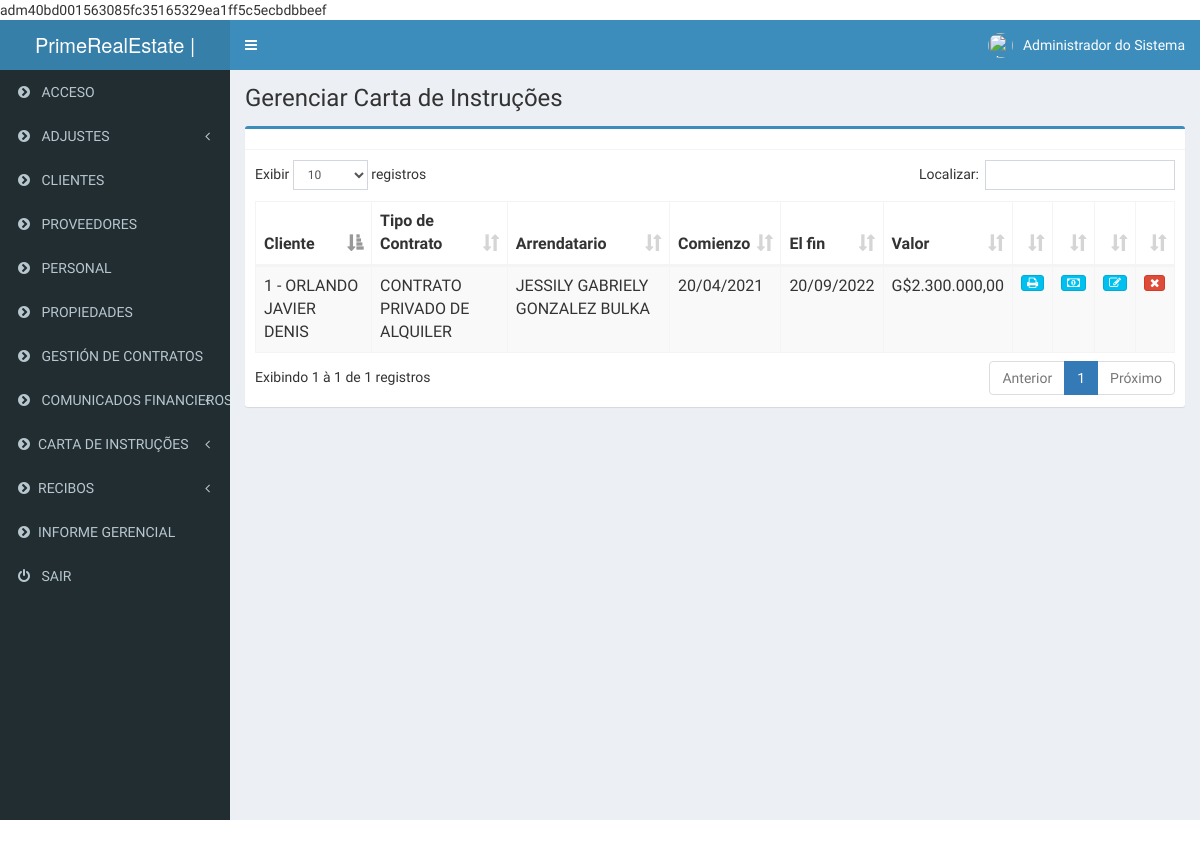
The page /gerenciar_cartas_pagamento.php (signed in) on the database its author committed.
### tables this page shows
CREATE TABLE IF NOT EXISTS `contratos` (
  `id_contrato` int(11) NOT NULL AUTO_INCREMENT,
  `cliente_contrato` int(11) DEFAULT NULL,
  `imovel_contrato` int(11) DEFAULT NULL,
  `tipo_contrato` int(11) DEFAULT NULL,
  `cliente_locatario` int(11) DEFAULT NULL,
  `inicio_vigencia_contrato` date DEFAULT NULL,
  `fim_vigencia_contrato` date DEFAULT NULL,
  `tipo_moeda_contrato` int(11) DEFAULT NULL,
  `valor_total_contrato` float(10,2) DEFAULT NULL,
  `qtd_parcelas_contrato` int(11) DEFAULT NULL,
  `valor_parcela_contrato` float(10,2) DEFAULT NULL,
  `garantia_contrato` float(10,2) DEFAULT NULL,
  `taxa_adm_contrato` float(10,2) DEFAULT NULL,
  `comissao_contrato` float(10,2) DEFAULT NULL,
  `data_contrato` date DEFAULT NULL,
  PRIMARY KEY (`id_contrato`)
);

CREATE TABLE IF NOT EXISTS `clientes` (
  `id_cliente` int(11) NOT NULL AUTO_INCREMENT,
  `cliente_tipo` int(11) NOT NULL DEFAULT '0',
  `enquadramento_cliente` int(11) NOT NULL DEFAULT '0',
  `nome_cliente` varchar(200) DEFAULT NULL,
  `data_nascimento_cliente` date DEFAULT NULL,
  `estado_civil_cliente` varchar(200) DEFAULT NULL,
  `cpf_cnpj_cliente` varchar(15) DEFAULT NULL,
  `rg_ci_cliente` varchar(15) DEFAULT NULL,
  `endereco_cliente` varchar(200) DEFAULT NULL,
  `numero_cliente` varchar(10) DEFAULT NULL,
  `bairro_cliente` varchar(50) DEFAULT NULL,
  `cidade_cliente` varchar(50) DEFAULT NULL,
  `estado_cliente` varchar(50) DEFAULT NULL,
  `pais_cliente` varchar(50) DEFAULT NULL,
  `contato_cliente` varchar(50) DEFAULT NULL,
  `contato_cliente2` varchar(50) DEFAULT NULL,
  `whatsapp_cliente` varchar(50) DEFAULT NULL,
  `instagram_cliente` varchar(100) DEFAULT NULL,
  `email_cliente` varchar(50) DEFAULT NULL,
  `observacao_cliente` mediumtext,
  `resp_contrato_cliente` varchar(100) DEFAULT NULL,
  `adm_cliente` varchar(100) DEFAULT NULL,
  `data_nascimento_resp_contrato` date DEFAULT NULL,
  `rg_resp_contrato` varchar(50) DEFAULT NULL,
  `whatsapp_resp_contrato` varchar(50) DEFAULT NULL,
  `email_resp_contrato` varchar(50) DEFAULT NULL,
  `instagram_resp_contrato` varchar(50) DEFAULT NULL,
  `genero_cliente`varchar(1)  DEFAULT NULL,
  PRIMARY KEY (`id_cliente`)
);

CREATE TABLE IF NOT EXISTS `tipo_contrato` (
  `id_tipo_contrato` int(11) NOT NULL AUTO_INCREMENT,
  `desc_tipo_contrato` varchar(50) DEFAULT NULL,
  PRIMARY KEY (`id_tipo_contrato`)
);

CREATE TABLE IF NOT EXISTS `tipo_moeda` (
  `id_moeda` int(11) NOT NULL AUTO_INCREMENT,
  `sigla_moeda` varchar(10) DEFAULT NULL,
  `desc_moeda` varchar(50) DEFAULT NULL,
  `simbolo_moeda` varchar(50) DEFAULT NULL,
  PRIMARY KEY (`id_moeda`)
);

### include/funcoes.php (called while the page is built, shortened)
<?php
function databr($datasql)
{
	if (!empty($datasql)) {
		$p_dt = explode('-', $datasql);
		$data_br = $p_dt[2] . '/' . $p_dt[1] . '/' . $p_dt[0];
		return $data_br;
	}
}

### gerenciar_cartas_pagamento.php (the view, shortened to what this page needs)
<?php
include 'valida_session.php';
?>
<!DOCTYPE html>
<html>
<head>
  <link rel="stylesheet" href="bower_components/bootstrap/dist/css/bootstrap.min.css">
  <link rel="stylesheet" href="bower_components/font-awesome/css/font-awesome.min.css">
  <link rel="stylesheet" href="bower_components/Ionicons/css/ionicons.min.css">
  <link rel="stylesheet" href="dist/css/AdminLTE.min.css">
  <link rel="stylesheet" href="dist/css/skins/_all-skins.min.css">
  <link rel="stylesheet" href="bower_components/morris.js/morris.css">
  <link rel="stylesheet" href="bower_components/jvectormap/jquery-jvectormap.css">
  <link rel="stylesheet" href="bower_components/bootstrap-datepicker/dist/css/bootstrap-datepicker.min.css">
  <link rel="stylesheet" href="bower_components/bootstrap-daterangepicker/daterangepicker.css">
  <link rel="stylesheet" href="plugins/bootstrap-wysihtml5/bootstrap3-wysihtml5.min.css">
  <link rel="stylesheet" href="plugins/pace/pace.min.css">
  <link rel="stylesheet" href="bower_components/bootstrap-datepicker/dist/css/bootstrap-datepicker.min.css">
  <link rel="stylesheet" href="bower_components/bootstrap-daterangepicker/daterangepicker.css">
  <link rel="stylesheet" href="plugins/bootstrap-wysihtml5/bootstrap3-wysihtml5.min.css">
  <link rel="stylesheet" href="plugins/pace/pace.min.css">
  <link rel="stylesheet" href="bower_components/select2/dist/css/select2.min.css">
  <link rel="stylesheet" href="dist/css/AdminLTE.min.css">
  <link rel="stylesheet" href="dist/css/skins/_all-skins.min.css">
  <link rel="stylesheet" href="bower_components/datatables.net-bs/css/dataTables.bootstrap.min.css">
</head>
<body class="hold-transition skin-blue sidebar-mini">
<div class="wrapper">
<header class="main-header">
	<?php include ('_header.php'); ?>
</header>
  <?php include ('_aside.php'); ?>
  <div class="content-wrapper">
  <section class="content-header">
       <h1>
        Gerenciar Carta de Instruções
      </h1>
  </section>
    <section class="content">
      <div class="row">
        <div class="col-md-12">
          <div class="box box-primary">
            <div class="box-header with-border">
            </div>
            <div class="box-body">
              <table id="example1" class="table table-bordered table-striped">
                <thead>
                <tr>
                  <th>Cliente</th>
                  <th>Tipo de Contrato</th>
                  <th>Arrendatario</th>
                  <th>Comienzo</th>
                  <th>El fin</th>
                  <th>Valor</th>
                  <th width="2%"></th>
                  <th width="2%"></th>
                  <th width="2%"></th>
                  <th width="2%"></th>
                </tr>
                </thead>
                <tbody>
                <?php
        					$query = mysqli_query($con,"SELECT * FROM contratos
                    INNER JOIN clientes ON clientes.id_cliente = contratos.cliente_contrato
                    INNER JOIN tipo_contrato ON tipo_contrato.id_tipo_contrato = contratos.tipo_contrato
                    INNER JOIN tipo_moeda ON tipo_moeda.id_moeda = contratos.tipo_moeda_contrato");
        						while($array = mysqli_fetch_array($query)){
        				?>
                <tr>
                  <td><?php print $array['id_contrato'];?> - <?php print $array['nome_cliente'];?></td>
                  <td><?php print $array['desc_tipo_contrato'];?></td>
                  <td>
                    <?php
                      $varcliente = $array['cliente_locatario'];
                      $qrylocatario = mysqli_query($con,"SELECT nome_cliente from clientes where id_cliente = '$varcliente'");
                      while($arrayloca = mysqli_fetch_array($qrylocatario)){
                        $nome_locatario = $arrayloca['nome_cliente'];
                      }
                        echo $nome_locatario;
                    ?>
                    </td>
                  <td><?php print databr($array['inicio_vigencia_contrato']);?></td>
                  <td><?php print databr($array['fim_vigencia_contrato']);?></td>
                  <td><?php print $array['sigla_moeda'];?><?php print number_format($array['valor_total_contrato'], 2, ',', '.');?></td>
                  <td>
                      <button type="button" class="btn btn-info btn-xs" title="contrato de impresión" data-toggle="modal" data-target="#modalalemitircontrato<?php echo $array['id_contrato'];?>"><i class="fa fa-print"></i></button></a>
                      </div>
                  <td>
                      <button type="button" class="btn btn-info btn-xs" title="Recibo Deposito de Llaves" data-toggle="modal" data-target="#modalalemitircontrato<?php echo $array['id_contrato'];?>"><i class="fa fa-money"></i></button></a>
                      </div>
                  <td>
                      <div align="center" class="btn-group">
                      		<button type="button" class="btn btn-info btn-xs" title="Cambiar contrato" data-toggle="modal" data-target="#modalalterauser<?php echo $array['id_contrato'];?>"><i class="fa fa-pencil-square-o"></i></button>
                      </div>
                  </td>
                  <td>
                      <div class="btn-group">
                      		<button type="button" class="btn btn-danger btn-xs" title="Borrar" data-toggle="modal" data-target="#modal-excluir<?php echo $array['id_contrato'];?>"><i class="fa fa-close"></i></button>
                      </div>
                  </td>
                <?php } ?>
              </div>
          </div>
       </div>
      </div>
</body>
</html>

### _header.php (shortened to what this page needs)
<a href="principal.php" class="logo">
  <span class="logo-lg">PrimeRealEstate | ERP</span>
</a>
<nav class="navbar navbar-static-top">
  <a href="#" class="sidebar-toggle" data-toggle="push-menu" role="button">
  </a>
  <div class="navbar-custom-menu">
    <ul class="nav navbar-nav">
      <li class="dropdown user user-menu">
        <a href="#" class="dropdown-toggle" data-toggle="dropdown">
          <img src="dist/img/user2-160x160.jpg" class="user-image" alt="User Image">
          <span class="hidden-xs"><?php echo $nome_usuario;?></span>
        </a>
      </li>
    </ul>
  </div>
</nav>

### rows shown on the page
contratos: id_contrato "1", clientes.nome_cliente "ORLANDO JAVIER DENIS", tipo_contrato.desc_tipo_contrato "CONTRATO PRIVADO DE ALQUILER", clientes.nome_cliente "JESSILY GABRIELY GONZALEZ BULKA", inicio_vigencia_contrato "20/04/2021", fim_vigencia_contrato "20/09/2022", tipo_moeda.sigla_moeda "G$", valor_total_contrato "2.300.000,00"

### other values the page prints
$_SESSION["senha_usuario"] "40bd001563085fc35165329ea1ff5c5ecbdbbeef"
$nome_usuario "Administrador do Sistema"
